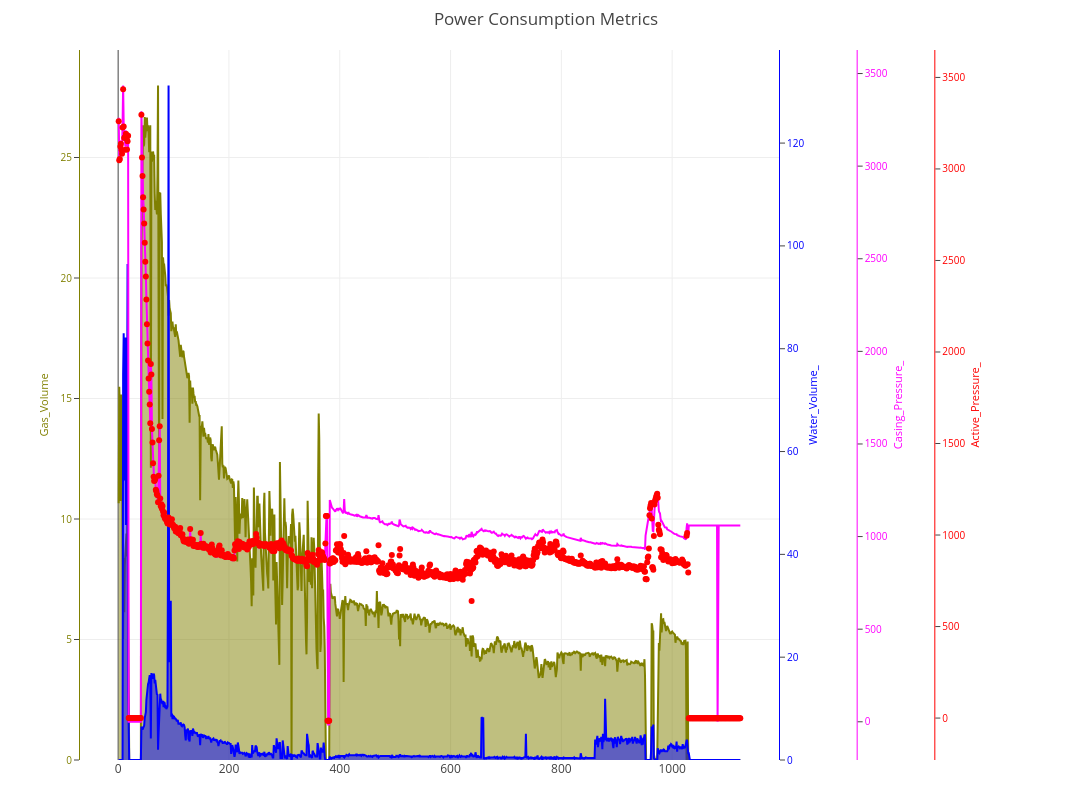

Notebook code for this chart:
### Markdown cell above
## 4: Combo Chart

### Code cell
import polyY.plotly as plot
import pandas as pd
data = pd.read_csv(r"data\oil and gas.txt", sep="\t")
x = data.Time_Days
ys = ['Gas_Volume', 'Water_Volume_',  'Casing_Pressure_', 'Active_Pressure_']
clrs = ["olive", "blue", "magenta", "red", "orange","green"]
types = ["area","area","line", "scatter"]
figure = plot.MakeFigure("Power Consumption Metrics", "none")
for i in range(4):
    figure.add_trace(x, data[ys[i]].to_list(),name=ys[i], kind=types[i], color=clrs[i])
figure.get_figure().update_layout(width=1500, height=800)

### Figure 1 — Plotly figure (JSON) as saved in the notebook; plotly's stock layout.template omitted (floating-point values rounded to 4 significant figures; data arrays with more than 128 entries replaced by an {"elided": "..."} marker saying what was removed)
{"data": [{"fill": "tozeroy", "line": {"color": "olive"}, "mode": "lines", "name": "Gas_Volume", "type": "scatter", "x": {"elided": "1123 int values"}, "y": {"elided": "1123 float values"}, "yaxis": "y"}, {"fill": "tozeroy", "line": {"color": "blue"}, "mode": "lines", "name": "Water_Volume_", "type": "scatter", "x": {"elided": "1123 int values"}, "y": {"elided": "1123 float values"}, "yaxis": "y2"}, {"line": {"color": "magenta"}, "mode": "lines", "name": "Casing_Pressure_", "type": "scatter", "x": {"elided": "1123 int values"}, "y": {"elided": "1123 float values"}, "yaxis": "y3"}, {"line": {"color": "red"}, "mode": "markers", "name": "Active_Pressure_", "type": "scatter", "x": {"elided": "1123 int values"}, "y": {"elided": "1123 float values"}, "yaxis": "y4"}], "layout": {"height": 800, "margin": {"b": 40, "l": 80, "r": 80, "t": 50}, "showlegend": false, "title": {"text": "Power Consumption Metrics"}, "width": 1500, "xaxis": {"domain": [0, 0.75]}, "yaxis": {"linecolor": "olive", "showgrid": true, "showline": true, "side": "left", "tickfont": {"color": "olive", "size": 10}, "ticks": "outside", "title": {"font": {"color": "olive", "size": 11}, "text": "Gas_Volume"}, "zeroline": false}, "yaxis2": {"linecolor": "blue", "overlaying": "y", "position": 0.75, "showgrid": false, "showline": true, "side": "right", "tickfont": {"color": "blue", "size": 10}, "ticks": "outside", "title": {"font": {"color": "blue", "size": 11}, "text": "Water_Volume_"}, "zeroline": false}, "yaxis3": {"linecolor": "magenta", "overlaying": "y", "position": 0.8333, "showgrid": false, "showline": true, "side": "right", "tickfont": {"color": "magenta", "size": 10}, "ticks": "outside", "title": {"font": {"color": "magenta", "size": 11}, "text": "Casing_Pressure_"}, "zeroline": false}, "yaxis4": {"linecolor": "red", "overlaying": "y", "position": 0.9167, "showgrid": false, "showline": true, "side": "right", "tickfont": {"color": "red", "size": 10}, "ticks": "outside", "title": {"font": {"color": "red", "size": 11}, "text": "Active_Pressure_"}, "zeroline": false}}}
